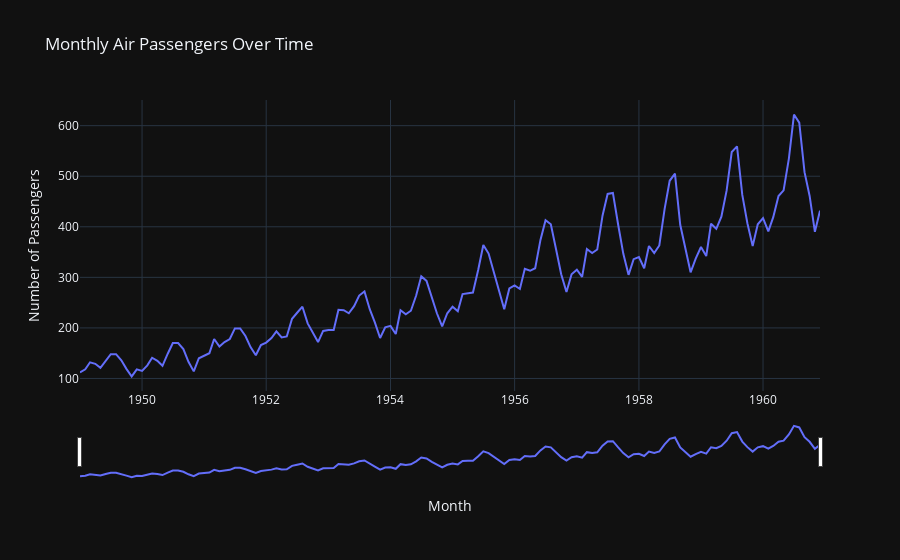

The notebook cell saved with this chart:
### Code cell
fig1 = go.Figure()

fig1.add_trace(go.Scatter(x=df1['Month'], y=df1['#Passengers'], mode='lines', name='Passengers'))

fig1.update_layout(
    title='Monthly Air Passengers Over Time',
    xaxis_title='Month',
    yaxis_title='Number of Passengers',
    template='plotly_dark',
    xaxis_rangeslider_visible=True
)

fig1.show()

### Figure 1 — Plotly figure (JSON) as saved in the notebook; plotly's stock layout.template omitted (floating-point values rounded to 4 significant figures; data arrays with more than 128 entries replaced by an {"elided": "..."} marker saying what was removed)
{"data": [{"mode": "lines", "name": "Passengers", "type": "scatter", "x": {"elided": "144 str values"}, "y": {"elided": "144 int values"}}], "layout": {"title": {"text": "Monthly Air Passengers Over Time"}, "xaxis": {"rangeslider": {"visible": true}, "title": {"text": "Month"}}, "yaxis": {"title": {"text": "Number of Passengers"}}}}
